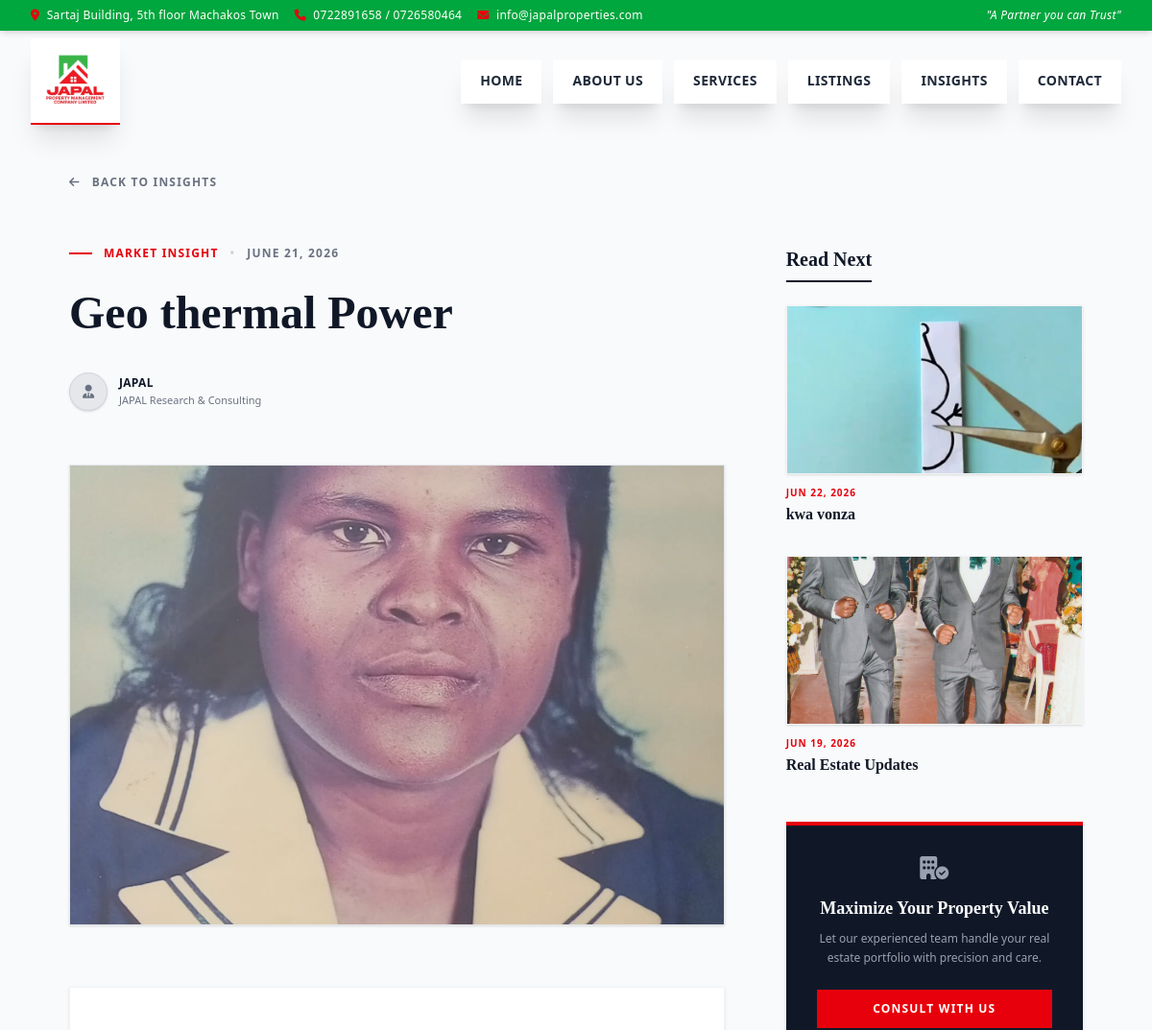
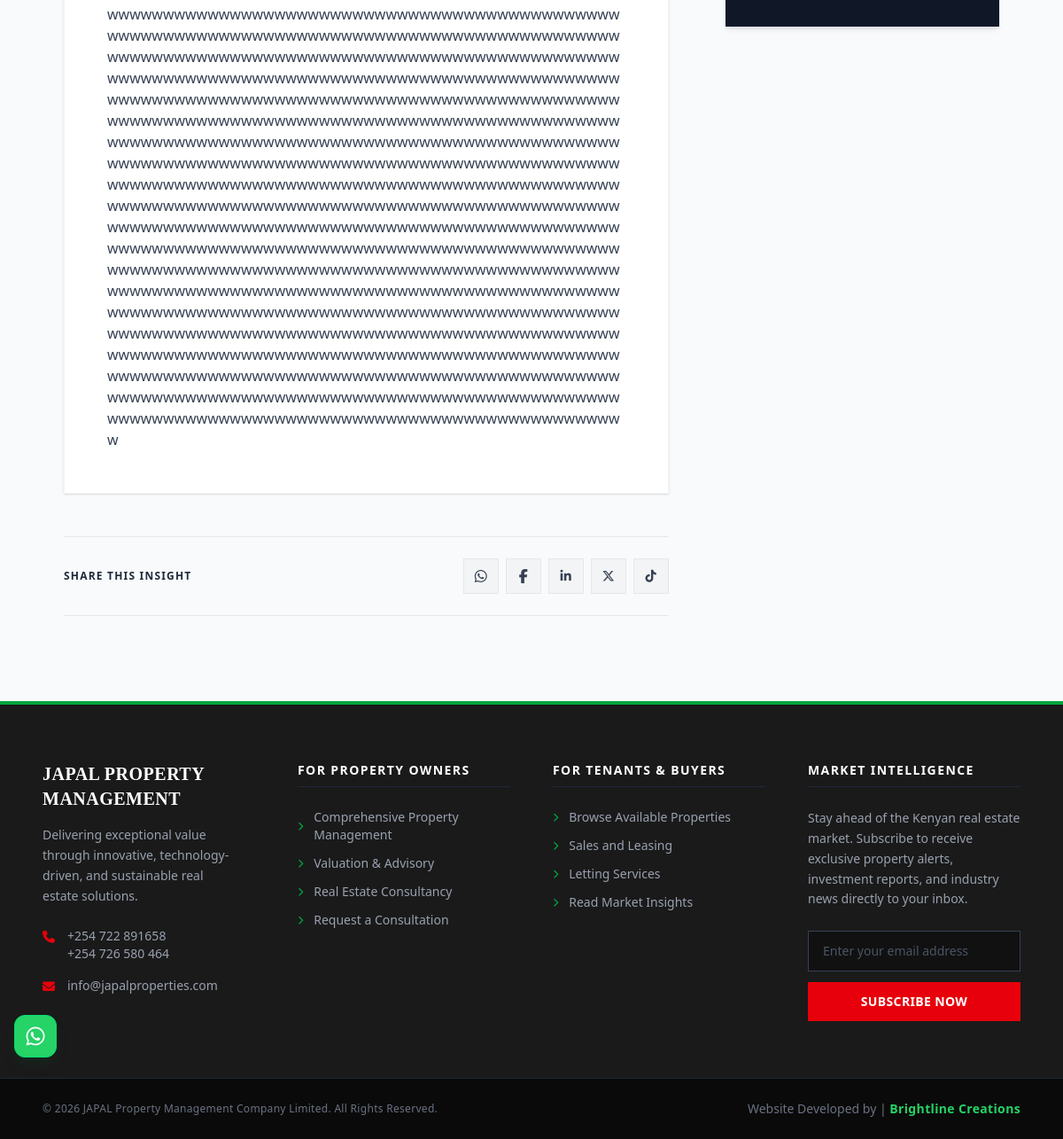
The app's page /insights/geo-thermal-power/ with its own data (2 pictures, top to bottom).
### property/models.py (models this page shows, shortened)
class BlogPost(models.Model):
    title = models.CharField(max_length=200)
    slug = models.SlugField(unique=True, blank=True, max_length=250)
    author = models.ForeignKey(User, on_delete=models.CASCADE)
    thumbnail = models.ImageField(upload_to='blog_images/')
    summary = models.CharField(max_length=250, help_text="Short teaser for the blog card")
    content = models.TextField()
    is_published = models.BooleanField(default=False)
    created_at = models.DateTimeField(auto_now_add=True)
    updated_at = models.DateTimeField(auto_now=True)

### property/views.py (the view)
# urls.py: path('insights/<slug:slug>/', views.blog_detail, name='blog_detail'),
def blog_detail(request, slug):
    post = get_object_or_404(BlogPost, slug=slug, is_published=True)
    recent_posts = BlogPost.objects.filter(is_published=True).exclude(id=post.id).order_by('-created_at')[:3]
    return render(request, 'blog_detail.html', {'post': post, 'recent_posts': recent_posts})

### property/templates/blog_detail.html (shortened to what this page needs)
{% extends 'base.html' %}
{% block content %}
<section class="bg-gray-50 py-16 md:py-24 mt-12 lg:mt-20 font-sans selection:bg-red-100 selection:text-red-900 antialiased">
    <div class="max-w-6xl mx-auto px-6 md:px-12">
        <div class="mb-10 md:mb-14">
            <a href="{% url 'blog_list' %}" class="inline-flex items-center text-xs font-bold text-gray-500 hover:text-red-600 transition uppercase tracking-widest group">
                <i class="fa-solid fa-arrow-left mr-3 transform group-hover:-translate-x-1 transition"></i> Back to Insights
            </a>
        </div>
        <div class="grid grid-cols-1 lg:grid-cols-12 gap-12 lg:gap-16">
            <div class="lg:col-span-8 flex flex-col items-center">
                <div class="w-full max-w-4xl">
                    <div class="flex items-center text-xs font-bold uppercase tracking-widest text-gray-500 mb-6">
                        <div class="w-6 h-0.5 bg-red-600 mr-3"></div>
                        <span class="text-red-600">Market Insight</span>
                        <span class="mx-3 text-gray-300">•</span>
                        <span>{{ post.created_at|date:"F j, Y" }}</span>
                    </div>
                    <h1 class="font-serif text-3xl md:text-4xl lg:text-5xl font-bold text-gray-900 mb-8 leading-tight">
                        {{ post.title }}
                    </h1>
                    <div class="flex items-center gap-3 text-sm text-gray-600 font-medium mb-10 md:mb-14">
                        <div class="w-10 h-10 bg-gray-200 rounded-full flex items-center justify-center text-gray-500 border border-gray-300 shadow-sm">
                            <i class="fa-solid fa-user-tie"></i>
                        </div>
                        <div>
                            <p class="text-gray-900 font-bold uppercase tracking-wide text-xs">{{ post.author.get_full_name|default:post.author.username }}</p>
                            <p class="text-[11px] text-gray-500 mt-0.5">JAPAL Research & Consulting</p>
                        </div>
                    </div>
                    {% if post.thumbnail %}
                    <div class="w-full h-[250px] sm:h-[380px] md:h-[480px] bg-gray-100 border border-gray-200 shadow-sm mb-12 md:mb-16 overflow-hidden">
                        <img src="{{ post.thumbnail.url }}" alt="{{ post.title }}" class="w-full h-full object-cover">
                    </div>
                    {% endif %}
<article class="break-words prose prose-md md:prose-lg prose-red max-w-none text-gray-700 bg-white p-6 sm:p-10 md:p-12 shadow-sm border border-gray-100 prose-headings:font-serif prose-headings:text-gray-900 prose-a:text-red-600 hover:prose-a:text-red-800 prose-img:border prose-img:border-gray-100">
    {{ post.content|linebreaks }}
</article>
<div class="mt-12 py-6 border-t border-b border-gray-200 flex flex-col sm:flex-row justify-between items-center gap-4">
    <p class="text-xs font-bold text-gray-800 uppercase tracking-widest">Share this insight</p>
    <div class="flex gap-2">
        <a href="https://wa.me/?text={{ post.title }}%0A{{ request.build_absolute_uri }}" target="_blank" class="w-10 h-10 bg-gray-100 text-gray-700 hover:bg-[#25D366] hover:text-white flex items-center justify-center transition duration-300 border border-gray-200 hover:border-transparent" title="Share on WhatsApp">
            <i class="fa-brands fa-whatsapp text-md"></i>
        </a>
        <a href="https://www.facebook.com/sharer/sharer.php?u={{ request.build_absolute_uri }}" target="_blank" class="w-10 h-10 bg-gray-100 text-gray-700 hover:bg-[#4267B2] hover:text-white flex items-center justify-center transition duration-300 border border-gray-200 hover:border-transparent" title="Share on Facebook">
            <i class="fa-brands fa-facebook-f text-md"></i>
        </a>
        <a href="https://www.linkedin.com/sharing/share-offsite/?url={{ request.build_absolute_uri }}" target="_blank" class="w-10 h-10 bg-gray-100 text-gray-700 hover:bg-[#0077b5] hover:text-white flex items-center justify-center transition duration-300 border border-gray-200 hover:border-transparent" title="Share on LinkedIn">
            <i class="fa-brands fa-linkedin-in text-sm"></i>
        </a>
        <a href="https://twitter.com/intent/tweet?url={{ request.build_absolute_uri }}&text={{ post.title }}" target="_blank" class="w-10 h-10 bg-gray-100 text-gray-700 hover:bg-gray-900 hover:text-white flex items-center justify-center transition duration-300 border border-gray-200 hover:border-transparent" title="Share on X">
            <i class="fa-brands fa-x-twitter text-sm"></i>
        </a>
        <button onclick="copyToClipboard('{{ request.build_absolute_uri }}')" class="w-10 h-10 bg-gray-100 text-gray-700 hover:bg-black hover:text-white flex items-center justify-center transition duration-300 border border-gray-200 hover:border-transparent" title="Copy Link for TikTok">
            <i class="fa-brands fa-tiktok text-sm"></i>
        </button>
    </div>
</div>
                </div>
            </div>
            <div class="lg:col-span-4 mt-8 lg:mt-0">
                <div class="sticky top-28">
                    <h3 class="font-serif text-xl font-bold text-gray-900 mb-6 border-b-2 border-gray-900 pb-2 inline-block">Read Next</h3>
                    <div class="flex flex-col gap-6 md:gap-8">
                        {% for recent in recent_posts %}
                        <a href="{% url 'blog_detail' recent.slug %}" class="group flex flex-col gap-3">
                            <div class="w-full h-44 overflow-hidden bg-gray-200 shadow-sm border border-gray-100">
                                {% if recent.thumbnail %}
                                    <img src="{{ recent.thumbnail.url }}" alt="{{ recent.title }}" class="w-full h-full object-cover transform group-hover:scale-103 transition duration-500 ease-out">
                                {% else %}
                                    <div class="w-full h-full flex items-center justify-center text-gray-400 bg-gray-50">
                                        <i class="fa-solid fa-newspaper text-xl"></i>
                                    </div>
                                {% endif %}
                            </div>
                            <div>
                                <p class="text-[10px] font-bold text-red-600 uppercase tracking-widest mb-1">{{ recent.created_at|date:"M d, Y" }}</p>
                                <h4 class="font-serif text-md font-bold text-gray-900 group-hover:text-red-600 transition duration-300 leading-snug">{{ recent.title }}</h4>
                            </div>
                        </a>
                        {% empty %}
                        <p class="text-gray-500 text-xs italic">No other insights available yet.</p>
                        {% endfor %}
                    </div>
                    <div class="mt-12 bg-gray-900 p-8 text-center border-t-4 border-red-600 shadow-md">
                        <i class="fa-solid fa-building-circle-check text-2xl text-gray-400 mb-4"></i>
                        <h4 class="font-serif text-lg font-bold text-white mb-2">Maximize Your Property Value</h4>
                        <p class="text-gray-400 text-xs mb-6 leading-relaxed">Let our experienced team handle your real estate portfolio with precision and care.</p>
                        <a href="{% url 'contact' %}" class="block w-full bg-red-600 hover:bg-green-600 text-white font-bold py-3 px-4 text-xs uppercase tracking-widest transition duration-300">
                            Consult With Us
                        </a>
                    </div>
                </div>
            </div>
        </div>
    </div>
</section>
{% endblock %}

### records on screen
BlogPost: created_at "JUNE 21, 2026", title "Geo thermal Power", author.get_full_name "JAPAL", thumbnail (picture), content "wwwwwwwwwwwwwwwwwwwwwwwwwwwwwwwwwwwwwwwwwwwwwwwwwwwwwwwwwwwwwwwwwwwwwwwwwwwwwwwwwwwwwwwwwwwwwwwwwwwwwwwwwwwwwwwwwwwwwwwwwwwwwwwwwwwwwwwwwwwwwwwwwwwwwwwwwwwwwwwwwwwwwwwwwwwwwwwwwwwwwwwwwwwwwwwwwwwwwwwwwwwwwwwwwwwwwwwwwwwwwwwwwwwwwwwwwwwwwwwwwwwwwwwwwwwwwwwwwwwwwwwwwwwwwwwwwwwwwwwwwwwwwwwwwwwwwwwwwwwwwwwwwwwwwwwwwwwwwwwwwwwwwwwwwwwwwwwwwwwwwwwwwwwwwwwwwwwwwwwwwwwwwwwwwwwwwwwwwwwwwwwwwwwwwwwwwwwwwwwwwwwwwwwwwwwwwwwwwwwwwwwwwwwwwwwwwwwwwwwwwwwwwwwwwwwwwwwwwwwwwwwwwwwwwwwwwwwwwwwwwwwwwwwwwwwwwwwwwwwwwwwwwwwwwwwwwwwwwwwwwwwwwwwwwwwwwwwwwwwwwwwwwwwwwwwwwwwwwwwwwwwwwwwwwwwwwwwwwwwwwwwwwwwwwwwwwwwwwwwwwwwwwwwwwwwwwwwwwwwwwwwwwwwwwwwwwwwwwwwwwwwwwwwwwwwwwwwwwwwwwwwwwwwwwwwwwwwwwwwwwwwwwwwwwwwwwwwwwwww…"
BlogPost: thumbnail (picture), created_at "JUN 22, 2026", title "kwa vonza"
BlogPost: thumbnail (picture), created_at "JUN 19, 2026", title "Real Estate Updates"
